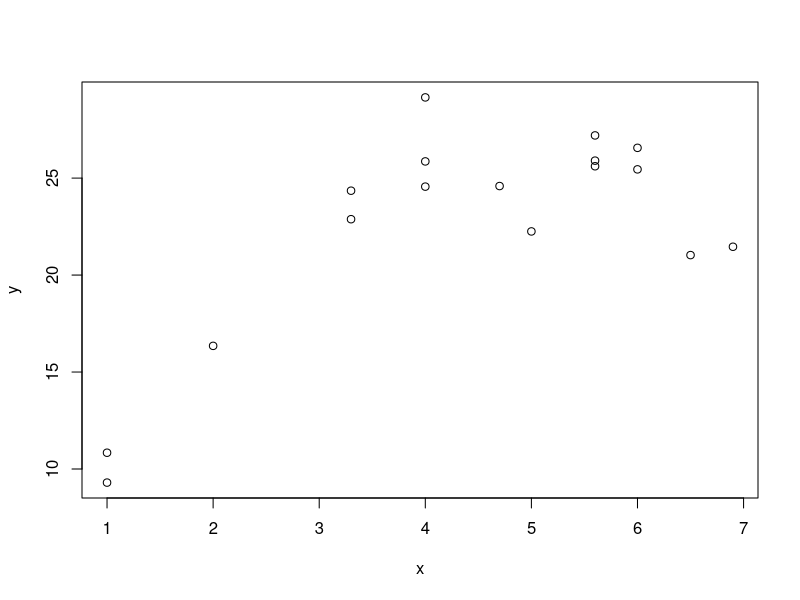
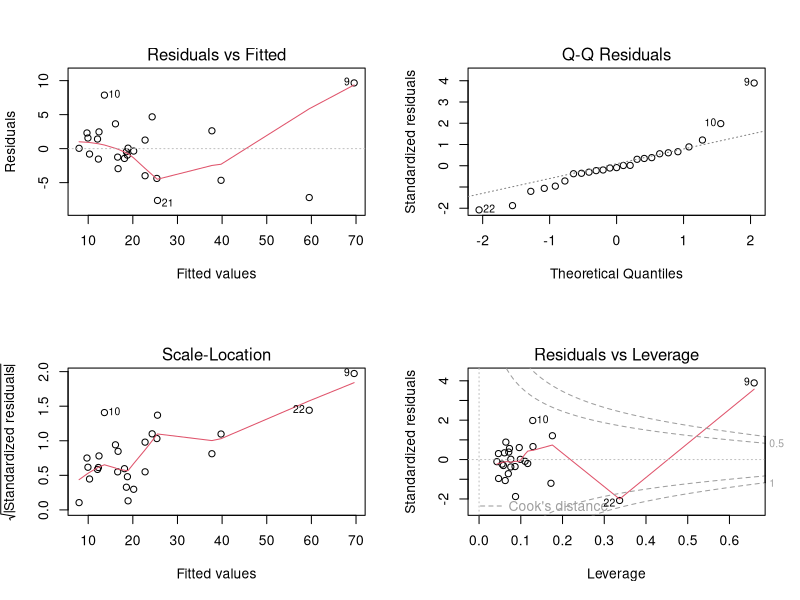
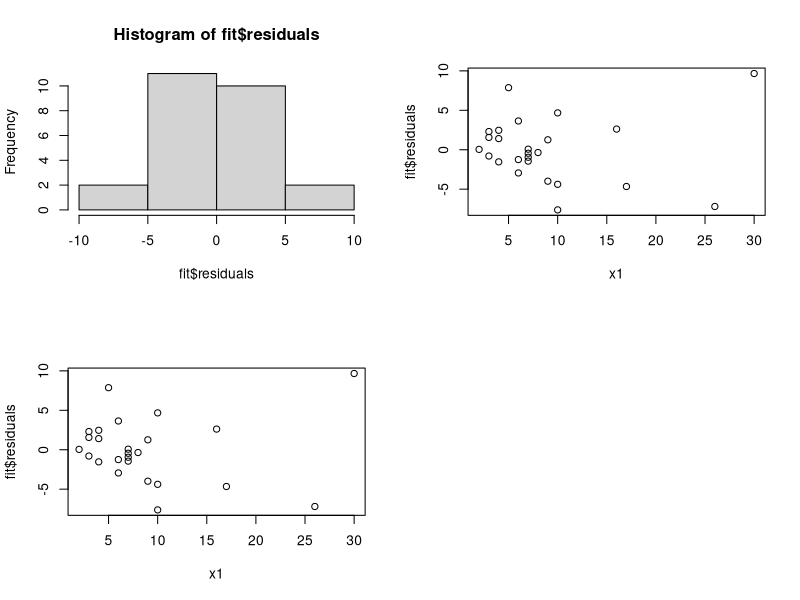

These charts were generated, in order, by the following R code:
# Q 1)
x=c(1,1,2,3.3,3.3,4,4,4,4.7,5,5.6,5.6,5.6,6,6,6.5,6.9);x
y=c(10.84,9.3,16.35,22.88,24.35,24.56,25.86,29.16,24.59,22.25,25.9,27.2,25.61,25.45,26.56,21.03,21.46)
plot(x,y) # one can observe that there are multiple response corresponding to one x value
Reduced=lm(y~x)
Reduced
Full=lm(y~0+as.factor(x))
Full
anova(Reduced,Full)

# Q 2)
y=c(26,24,175,160,163,55,62,100,26,30,70,71)
x1=c(1,1,1.5,1.5,1.5,1,2,0.5,1,1,1,1)
x2=c(1,1,4,4,4,2,5,3,2,2,3,3)
Reduced=lm(y~x1+x2)
Full=lm(y~0+as.factor(x1)+as.factor(x2))
anova(Reduced,Full)

# Q 4)
#data=read.table('clipboard',header = T)
y=c(16.68,11.5,12.03,14.88,13.75,18.11,8,17.83,79.24,21.50,40.33,21,13.5,19.75,24,29,15.35,19,9.5,35.10,17.9,52.32,18.75,19.83,10.75)
x1=c(7,3,3,4,6,7,2,7,30,5,16,10,4,6,9,10,6,7,3,17,10,26,9,8,4)
x2=c(560,226,340,80,150,330,110,210,146,605,688,215,255,462,448,776,200,132,36,770,140,810,450,635,150)
Reduced=lm(y~x1+x2)
Full=lm(y~0+as.factor(x1)+as.factor(x2))
anova(Reduced,Full)
fit=lm(y~x1+x2);fit
par(mfrow=c(2,2))
plot(fit)
hist(fit$residuals)
plot(x1,fit$residuals)
plot(x1,fit$residuals)